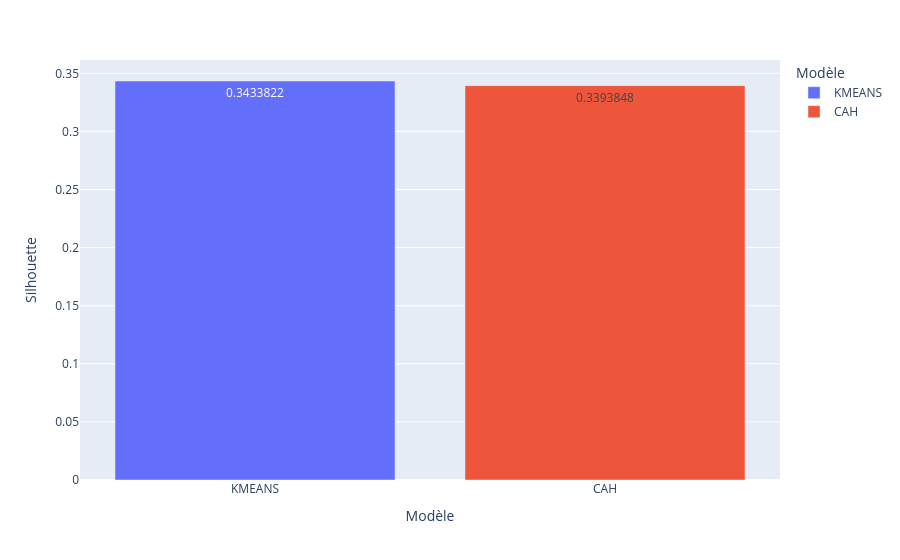

The notebook cell this image was saved under:
### Markdown cell above
### <font color='gold'> Comparaison de Kmeans et de la CAH

### Code cell
# Diagramme en barres des silhouettes
Model_Names = ['KMEANS', 'CAH']
sil = [sil_kmeans, sil_cah]
fig = px.bar(x=Model_Names, y=sil, color=Model_Names, text_auto=True,
             labels={'x': 'Modèle', 'y': 'Silhouette', 'color': 'Modèle'})
fig.show()

### Figure 1 — Plotly figure (JSON) as saved in the notebook; plotly's stock layout.template omitted (floating-point values rounded to 4 significant figures)
{"data": [{"hovertemplate": "Modèle=%{x}<br>Silhouette=%{y}<extra></extra>", "legendgroup": "KMEANS", "marker": {"color": "#636efa", "pattern": {"shape": ""}}, "name": "KMEANS", "orientation": "v", "showlegend": true, "textposition": "auto", "texttemplate": "%{y}", "type": "bar", "x": ["KMEANS"], "xaxis": "x", "y": [0.3434], "yaxis": "y"}, {"hovertemplate": "Modèle=%{x}<br>Silhouette=%{y}<extra></extra>", "legendgroup": "CAH", "marker": {"color": "#EF553B", "pattern": {"shape": ""}}, "name": "CAH", "orientation": "v", "showlegend": true, "textposition": "auto", "texttemplate": "%{y}", "type": "bar", "x": ["CAH"], "xaxis": "x", "y": [0.3394], "yaxis": "y"}], "layout": {"barmode": "relative", "legend": {"title": {"text": "Modèle"}, "tracegroupgap": 0}, "margin": {"t": 60}, "xaxis": {"anchor": "y", "domain": [0, 1], "title": {"text": "Modèle"}}, "yaxis": {"anchor": "x", "domain": [0, 1], "title": {"text": "Silhouette"}}}}
